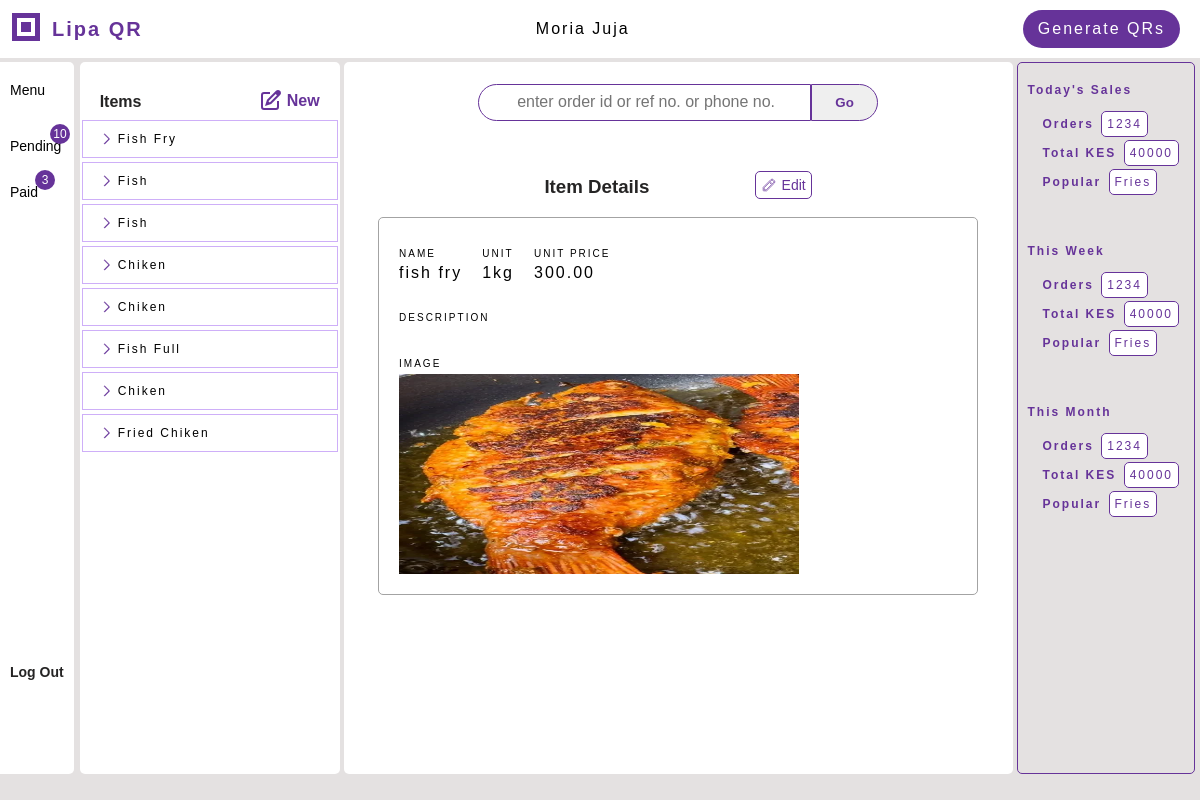
Screenshot of /menu/ (signed in) with the database file from the repository.
### menus/models.py (models this page shows, shortened)
class Item(models.Model):
    item_id = models.AutoField(primary_key=True)
    name = LowercaseTextField(max_length=100, null=True, blank=False)
    description = models.CharField(max_length=255, blank=True)
    unit = models.CharField(max_length=50, null=True, blank=False)
    unit_price = models.DecimalField(max_digits=10, decimal_places=2)
    image = models.FileField(upload_to='item_images/', blank=False, null=True)
    available = models.BooleanField(default=True)
    restaurant = models.ForeignKey(Restaurant, related_name="items", on_delete=models.SET_NULL, null=True, blank=True)

### qrgenerator/views_dashbord.py (the view)
# urls.py: path('menu/', views_dashbord.menu_view, name='menu'),
def menu_view(request, item_id=None):
    if restaurant := request.user.restaurant:
        items = restaurant.items.all().order_by('-item_id')
        context = {
            'items': items, 'restaurant': restaurant, 'display_item': items.first(),
            }
        if item_id and (display_item := items.filter(item_id=item_id).first()):
            context['display_item'] = display_item
        return render(request, 'qrgenerator/menu.html', context)
    return redirect('qrgenerator:login')

### qrgenerator/templates/qrgenerator/menu.html (shortened to what this page needs)
{% extends 'qrgenerator/dashbord.html' %}
{% block menu_elements %}
<div class="menu-elements bg-white">
    <div class="elements-top">
        <div class="elements-title">Items</div>
        <a href="{% url 'qrgenerator:add_item' %}" id="add-new">
            <span id="new">New</span>
        </a>
    </div>
    <div class="elements-wrapper">
        {% if items %}
        {% for item in items %}
        <a href="{% url 'qrgenerator:view_item' item.item_id %}">
            <div class="element-highlight">
                <span class="item-name item-property">{{item.name.title}}</span>
            </div>
        </a>
        {% endfor %}
    </div>
    {% endif %}
</div>
{% endblock %}
{% block workspace %}
<div class="form-wrapper">
<div class="form-title"><h3>Item Details
    <a href="{% url 'qrgenerator:edit_item' display_item.item_id %}" class="svg-edit">
    <span class="text-edit">Edit</span>
    </a>
</h3></div>
{% if display_item %}
<div class="form-register order-summary max-w-600">
    <div class="input-wrapper"><div class="label">NAME</div>
        {{ display_item.name }}
    </div>
    <div class="input-wrapper"><div class="label">UNIT</div>
        {{ display_item.unit }}
    </div>
    <div class="input-wrapper"><div class="label">UNIT PRICE</div>
        {{ display_item.unit_price }}
    </div>
    <div class="input-wrapper description"><div class="label">DESCRIPTION</div>
    </div>
    <div class="input-wrapper"><div class="label">IMAGE</div>
        <div class="item-image-wrapper">
        <img src="{{ display_item.image.url }}" alt="menu item image" class="item-image">
         </div>
    </div>
    <br>
</div>
{% endif %}
</div>
{% endblock %}

### qrgenerator/static/qrgenerator/accounts.css (style rules this page uses)
:root { --background-color: #fceae0; --light-background: rgb(228, 225, 225); --dark-gray: #2a353d; --white: #ffffff; --black: #000000; --accent-b: #f35217; --brown: #862603; --gray: rgb(163, 163, 163); --info-orange: rgb(236, 155, 4); --green: green; --light-green: rgb(17, 18, 19); --faded-black: rgb(37, 36, 36); --light-purple:rgb(201, 167, 248, 0.9); }
body { background-color: rgb(228, 225, 225); font-family: Arial, sans-serif; letter-spacing: 2px; font-size: 16px; padding: 0; margin: 0; box-sizing: border-box; min-height: 100%; }
.menu-elements { display: flex; flex-direction: column; flex-wrap: nowrap; align-items: flex-start; justify-content: flex-start; border-radius: 5px; }
.elements-top { color: rebeccapurple; font-weight: bold; display: flex; align-items: flex-end; justify-content: space-between; width: 100%; height: 60px; letter-spacing: normal; padding: 5px 20px; box-sizing: border-box; }
.elements-title { padding-bottom: 2px; color: var(--faded-black); }
a#add-new { display: flex; align-items: center; gap: 5px; flex-wrap: nowrap; white-space: nowrap; }
.elements-wrapper { text-align: left; height: 100%; width: 260px; overflow-y: auto; }
.elements-wrapper > a { display: flex; align-items: center; flex-wrap: nowrap; white-space: nowrap; box-sizing: border-box; }
.element-highlight { display: flex; align-items: center; flex-wrap: nowrap; gap: 4px; justify-content: flex-start; white-space: nowrap; font-size: 12px; padding:10px 0px 10px 15px; box-sizing: border-box; border: 1px solid var(--light-purple); margin: 2px; width: 100%; }
.bg-white { background: var(--white); }
a { text-decoration: none; color: inherit; cursor: pointer; }
.item-property { margin-right: 5px; }

### qrgenerator/static/qrgenerator/workspace.css (style rules this page uses)
:root { --background-color: #fceae0; --light-background: rgb(228, 225, 225); --dark-gray: #2a353d; --white: #ffffff; --black: #000000; --accent-b: #f35217; --brown: #862603; --gray: rgb(163, 163, 163); --info-orange: rgb(236, 155, 4); --light-green: rgb(17, 18, 19); }
body { font-family: Arial, sans-serif; letter-spacing: 2px; font-size: 16px; width: 100%; padding: 0; margin: 0; box-sizing: border-box; }
.form-wrapper { display: flex; flex-direction: column; align-items: flex-start; padding-left: 10px; padding-right: 10px; }
.form-title { width: 100%; box-sizing: border-box; display: flex; justify-content: center; align-items: center; letter-spacing: normal; }
.order-summary { border: 1px solid var(--gray); border-radius: 5px; display: flex; gap: 20px; flex-wrap: wrap; box-sizing: border-box; padding: 20px; text-align: left; margin: 0 10px; }
.label { font-size: 10px; padding: 10px 0 5px 0; text-align: left; text-transform: uppercase; min-width: fit-content; white-space: nowrap; }
.max-w-600 { max-width: 600px; box-sizing: border-box; }
.description { width: 100%; }
.svg-edit { margin-left: 100px; border: 1px solid rebeccapurple; display: inline-flex; align-items: center; height: 100%; padding: 5px; border-radius: 5px; color: rebeccapurple; }
h3 { justify-items: center; color: var(--faded-black); }
.svg-edit > svg { margin-bottom: 0px; color: rebeccapurple; }
.text-edit { font-size: 14px; font-weight: normal; margin-left: 5px; }
.item-image-wrapper { display: flex; box-sizing: border-box; flex-direction: column; align-items: center; justify-content: center; width: 400px; height: 200px; }
img.item-image { width: 100%; height: 100%; }

### rows the page displays
Item: name "Fish Fry", name "fish fry", unit "1kg", unit_price "300.00", image (picture)
Item: name "Fish"
Item: name "Fish"
Item: name "Chiken"
Item: name "Chiken"
Item: name "Fish Full"
Item: name "Chiken"
Item: name "Fried Chiken"
